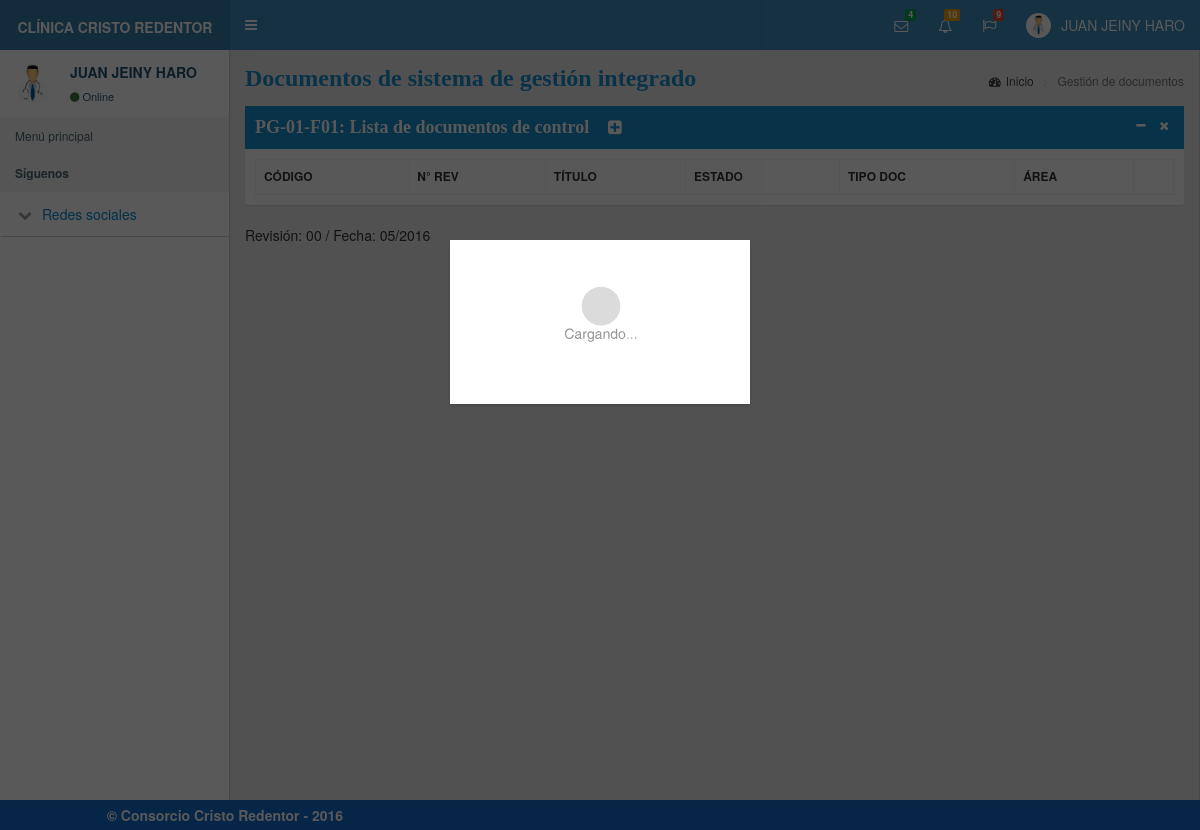
The app's page /modulos/documentos/control_documentos.php (signed in), older data.
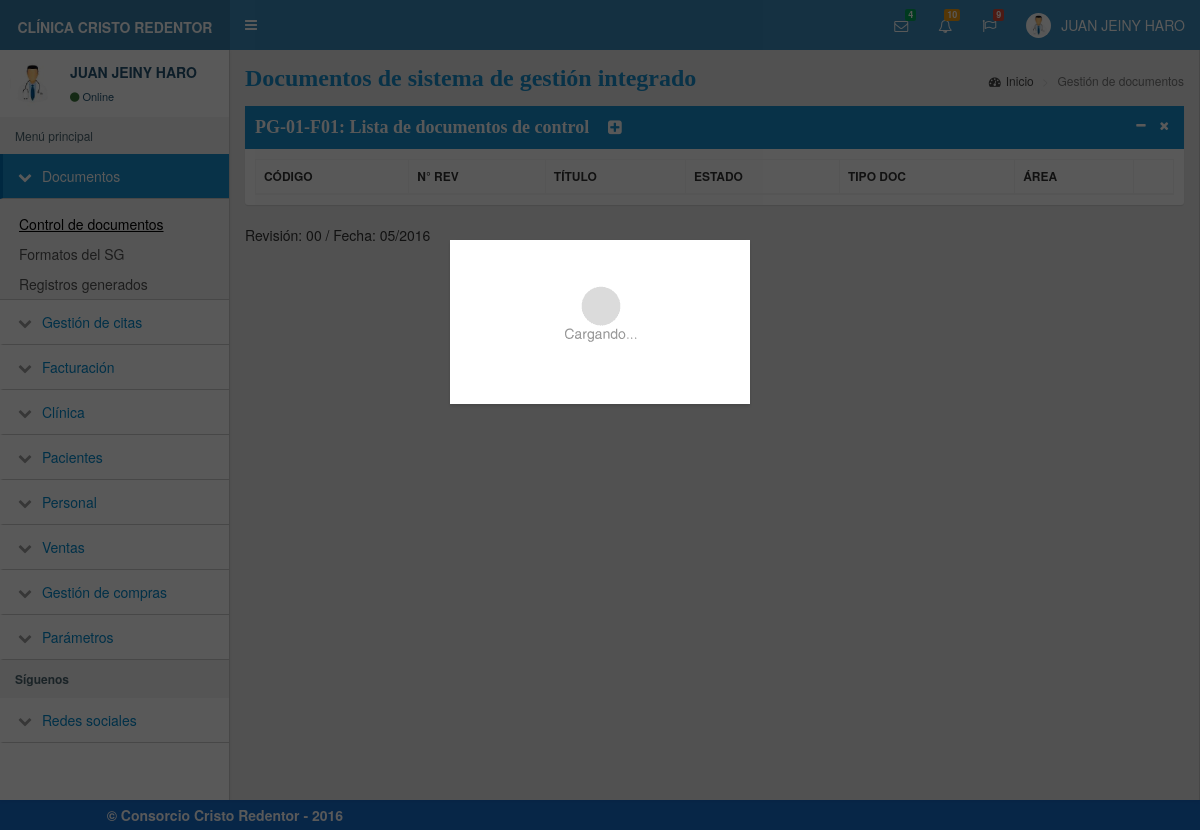
The same page, newer data.
### tables this page shows
CREATE TABLE modules (
  id int NOT NULL PRIMARY KEY,
  nombre VARCHAR(35) NOT NULL,
  folder VARCHAR(35) NOT NULL
);

CREATE TABLE items (
  id int AUTO_INCREMENT PRIMARY KEY,
  module_id int NOT NULL,
  nombre VARCHAR(55) NOT NULL,
  file VARCHAR(55) NOT NULL,
  FOREIGN KEY (module_id) REFERENCES modules(id)
);

### modulos/general/validar_sesion.php (called while the page is built, shortened)
<?php
  $usuario = $_SESSION['usuarioClinica'];
?>

### modulos/general/izquierda_menu.php (the view, shortened to what this page needs)
 <aside class="main-sidebar">
<div class="user-panel">
	<div class="pull-left image">
	  <img src="../../img/doctor.JPG" class="img-circle" alt="User Image">
	</div>
	<div class="pull-left info" style="color:#245573 !important">
	  <p><?php echo $usuario; ?></p>
	  <a href="#" style="color:#245573 !important"><i class="fa fa-circle text-success"></i>Online</a>
	</div>
</div>
<section class="sidebar">
  <ul class="sidebar-menu">
	<li class="header">Menú principal</li>
     <?php
       require '../bd/bd_conexion.php';
       $query = 'SELECT id, nombre, folder FROM modules';
       $result_set = mysqli_query($con, $query);
       $modules = $result_set->fetch_all();
       foreach ($modules as $module):
           $query = 'SELECT nombre, file FROM items WHERE module_id = '.$module[0];
           $result_set_items = mysqli_query($con, $query);
           $items = $result_set_items->fetch_all();
     ?>
           <li class="treeview">
               <a href="#">
                   <i class="fa fa-chevron-down"></i>
                   <?= $module[1] ?>
                   <ul class="treeview-menu">
                       <?php foreach ($items as $item): ?>
                       <li class="treeview">
                           <a href="../<?= $module[2] ?>/<?= $item[1] ?>.php">
                               <?= $item[0] ?>
                           </a>
                       </li>
                       <?php endforeach; ?>
                   </ul>
               </a>
           </li>
     <?php endforeach; ?>
	<?php include 'izquierda_redes.php' ?>
  </ul>
</section>
 </aside>

### modulos/documentos/control_documentos.php (shortened to what this page needs)
<?php include '../general/validar_sesion.php';?>
<!DOCTYPE html>
<html>
<head>
  <?php include '../general/header.php';?>
</head>
<body class="hold-transition skin-blue sidebar-mini">
  <?php include '../general/menu_principal.php';?>
<div class="wrapper">
  <?php include '../general/izquierda_menu.php';?>
  <div class="content-wrapper">
    <section class="content-header">
      <h1>
        Documentos de sistema de gestión integrado
      </h1>
      <ol class="breadcrumb">
        <li><a href="#"><i class="fa fa-dashboard"></i>Inicio</a></li>
        <li class="active">Gestión de documentos</li>
      </ol>
    </section>
    <section class="content">
      <div class="box box-solid color-palette-box">
        <div class="box-header bg-blue" >
          <div>
            <h3 class="box-title">PG-01-F01: Lista de documentos de control</h3>
            <a href="#" style='color:#fff; font-size:16px; margin-left:15px;' onclick="abrirModal('#modalRegDocumento');limpiarForm('formDocumento');">
              <i class='fa fa-plus-square' title='Registrar nuevo'></i>
            </a>
          </div>
          <div class="box-tools pull-right">
            <button style='color:#fff;' type="button" class="btn btn-box-tool" data-widget="collapse">
              <i class="fa fa-minus"></i>
            </button>
            <button style='color:#fff;' type="button" class="btn btn-box-tool" data-widget="remove">
              <i class="fa fa-times"></i>
            </button>
          </div>
        </div>
        <div class="box-body" style='overflow-x:scroll;overflow-y:hidden' align="center">
          <table id="tablaDocumentos" class="table table-bordered table-hover tablaDatos">
            <thead>
              <tr>
                <th>CÓDIGO</th>
                <th>N° REV</th>
                <th>TÍTULO</th>
                <th>ESTADO</th>
                <th>TIPO DOC</th>
                <th>ÁREA</th>
                <th> </th>
              </tr>
            </thead>
          </table>
        </div>
      </div>
      <div>
        Revisión:  00 / Fecha: 05/2016
      </div>
    </section>
  </div>
</div>
  <?php include '../general/pie_pagina.php';?>
</body>
</html>

### modulos/general/header.php (shortened to what this page needs)
<link rel="stylesheet" href="../../bootstrap/css/bootstrap.min.css">
<link rel="stylesheet" href="../../dist/css/skins/estilos.min.css">
<link rel="stylesheet" href="../../dist/css/admin.min.css">
<link rel="stylesheet" href="../../plugins/daterangepicker/daterangepicker-bs3.css">
<link rel="stylesheet" href="../../plugins/datepicker/datepicker3.css">
<link rel="stylesheet" href="../../plugins/iCheck/all.css">
<link rel="stylesheet" href="../../plugins/timepicker/bootstrap-timepicker.min.css">
<link rel="stylesheet" href="../../plugins/datepicker/datepicker.min.css"/>
<link rel="stylesheet" href="../../bootstrap/css/font-awesome.min.css">
<link rel="stylesheet" href="../../plugins/morris/morris.css">
<link rel="stylesheet" href="../css/style.css">
<link rel="stylesheet" href="../css/plan.css">
<link rel="stylesheet" href="../../plugins/chosen/chosen.min.css">
  <link rel="stylesheet" href="../../plugins/datatables/dataTables.bootstrap.css">

### modulos/general/menu_principal.php (shortened to what this page needs)
<header class="main-header">
    <a href="#" class="logo">
      <span class="logo-lg"><b style="font-size:14px;">CLÍNICA CRISTO REDENTOR</b></span>
    </a>
    <nav class="navbar navbar-static-top" role="navigation">
      <a href="#" class="sidebar-toggle" data-toggle="offcanvas" role="button">
      </a>
      <div class="navbar-custom-menu">
        <ul class="nav navbar-nav">
          <li class="dropdown messages-menu">
            <a href="#" class="dropdown-toggle" data-toggle="dropdown">
              <i class="fa fa-envelope-o"></i>
              <span class="label label-success">4</span>
            </a>
          </li>
          <li class="dropdown notifications-menu">
            <a href="#" class="dropdown-toggle" data-toggle="dropdown">
              <i class="fa fa-bell-o"></i>
              <span class="label label-warning">10</span>
            </a>
          </li>
          <li class="dropdown tasks-menu">
            <a href="#" class="dropdown-toggle" data-toggle="dropdown">
              <i class="fa fa-flag-o"></i>
              <span class="label label-danger">9</span>
            </a>
          </li>
          <li class="dropdown user user-menu">
            <a href="#" class="dropdown-toggle" data-toggle="dropdown">
              <img src="../../img/doctor.jpg" class="user-image" alt="User Image">
              <span class="hidden-xs">
                <?php echo $usuario; ?>
              </span>
            </a>
          </li>
        </ul>
      </div>
    </nav>
</header>

### modulos/general/izquierda_redes.php (shortened to what this page needs)
<li class="header"><strong>Síguenos</strong></li>
<li class="treeview">
    <a href="#">
        <i class="fa fa-chevron-down"></i>
        Redes sociales
    </a>
</li>

### modulos/general/pie_pagina.php
<div class="modal fade" id="modalCargando" tabindex="-1" role="dialog" aria-labelledby="myModalLabel" aria-hidden="true">
	<div class="modal-dialog" align="center">
	  <div class="modal-content" align="center" style="margin-top:40%;width:50%;">
	    <img src="../../img/cargando4.gif" class="img-responsive" style="padding:10%">
	  </div>
	</div>
</div>
<div class="footer">
  <div class="row" >
    <div class="col-md-5 col-md-offset-1" align="left">
        <strong>  &copy; Consorcio Cristo Redentor - 2016</strong>
    </div>
  </div>
</div>

### modulos/css/style.css (style rules this page uses)
body { background-color: #F3F3F3; }
table th,table td { font-size:12px; }
.box-body,.modal-body { text-align: justify; }
.header { margin-bottom: 20px; }
h1 { margin: 20px; font-family: cambria; font-size:30px; font-weight: bold; color:#1990CE; }
h3 { margin: 15px; font-size:23px; font-weight: bold; font-family: cambria; color:#fff; }
.footer { padding: 5px; background-color: #156CCC; color:#fff; }

Row changes from the older to the newer data that the page shows:
added modules: nombre "Documentos"
added items: nombre "Control de documentos"
added items: nombre "Formatos del SG"
added items: nombre "Registros generados"
added modules: nombre "Gestión de citas"
added modules: nombre "Facturación"
added modules: nombre "Clínica"
added modules: nombre "Pacientes"
added modules: nombre "Personal"
added modules: nombre "Ventas"
added modules: nombre "Gestión de compras"
added modules: nombre "Parámetros"
